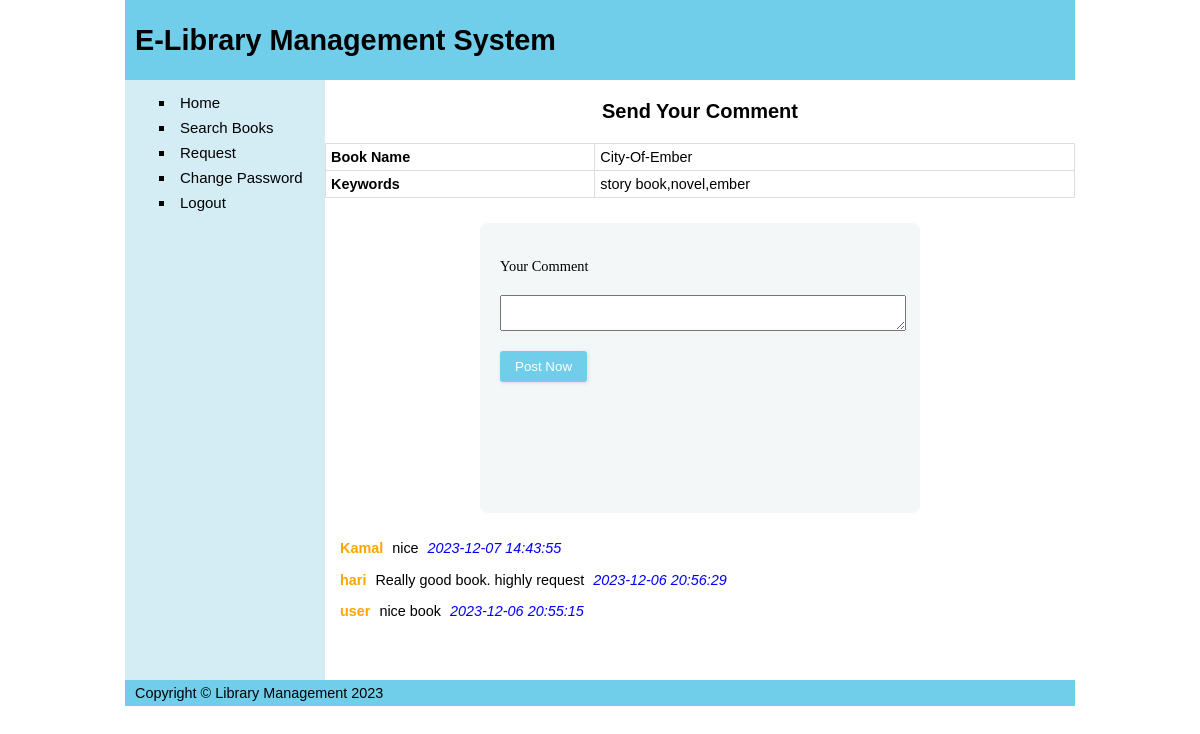
Page /comment.php?id=5 (signed in) on the committed database.
### tables this page shows
CREATE TABLE `book` (
  `BID` int(11) NOT NULL,
  `BTITLE` varchar(150) NOT NULL,
  `KEYWORDS` varchar(150) NOT NULL,
  `FILE` varchar(150) NOT NULL
);

CREATE TABLE `comment` (
  `CID` int(11) NOT NULL,
  `BID` int(11) NOT NULL,
  `SID` int(11) NOT NULL,
  `COMMENT` varchar(150) NOT NULL,
  `LOGS` datetime NOT NULL
);

CREATE TABLE `student` (
  `ID` int(11) NOT NULL,
  `NAME` varchar(150) NOT NULL,
  `PASSWORD` varchar(150) NOT NULL,
  `EMAIL` varchar(150) NOT NULL,
  `DEP` varchar(150) NOT NULL
);

### comment.php (the view, shortened to what this page needs)
<?php
include "database.php";
?>
<!DOCTYPE html>
<html>
    <head>
        <link rel ="stylesheet" type="text/css" href="css/style.css">
        <body>
            <div id = "container">
                <div id = "header">
                    <h1>E-Library Management System</h1>
                </div>
                <div id = "wrapper">
                    <h3 id="heading">Send Your Comment</Details></h3>
                    <?php
                        $sql = "select * from book where BID=".$_GET["id"];
                        $res = $db->query($sql);
                        if($res->num_rows>0)
                        {
                            echo "<table>";
                            $row = $res->fetch_assoc();
                            echo "
                                <tr>
                                    <th>Book Name</th>
                                    <td>{$row["BTITLE"]}</td>
                                </tr>
                                <tr>
                                    <th>Keywords</th>
                                    <td>{$row["KEYWORDS"]}</td>
                                </tr>
                            ";
                            echo "</table>";
                        }
                        else
                        {
                            echo "<p class ='error'> No Books Founted</p>";
                        }
                    ?>
                        <div id ="center">
                        <form action="<?php echo $_SERVER["REQUEST_URI"];?>" method="post">
                            <label>Your Comment</label>
                            <textarea name ="mes" required></textarea>
                            <button type ="submit" name ="submit"> Post Now</button>
                        </form>
                        </div>
                        <?php
                            $sql = "select student.NAME,comment.COMMENT,comment.LOGS from comment inner join student on comment.SID=student.ID where comment.BID={$_GET["id"]} order by comment.CID desc";
                            $res=$db->query($sql);
                            if($res->num_rows>0)
                            {
                                while ($row=$res->fetch_assoc()){
                                    echo "
                                        <p>
                                        <strong>{$row["NAME"]}</strong>
                                        {$row["COMMENT"]}
                                        <i>{$row["LOGS"]}</i>
                                        </p>
                                    ";
                                }
                            }
                            else
                            {
                                echo "<p class ='error'>No Comment Yet....</p>";
                            }
                        ?>
                </div>
                <div id = "navi">
                    <?php
                        include "usersideBar.php"
                        ?>
                </div>
                <div id = "footer">
                    <p>Copyright &copy; Library Management 2023</p>
                </div>
            </div>
        </body>
    </head>
</html>

### css/style.css (style rules this page uses)
html,body { margin: 0; padding: 0; }
body { font: 90% calibri, sans-serif; text-align: center; }
div#header { background-color: #70ceeb; }
div#header h1 { height: 80px; line-height: 80px; margin: 0; padding-left: 10px; }
div#container { height: auto; width: 950px; margin: 0 auto; text-align: left; }
div#wrapper { float: right; width: 750px; }
div#wrapper h3 { font-size: 20px; }
div#wrapper p { line-height: 1.5; text-align: justify; }
div#navi { float: left; height: 600px; width: 200px; background: #d4edf5; }
div#footer { clear:both; width: 100%; background: #70ceeb; }
div#footer p { margin: 0; padding: 5px 10px; }
p { margin: 0 10px 10px; }
#heading { text-align: center; }
#center { height: 250px; width: 400px; margin-left: 100px; max-width: 500px; padding: 10px 30px; background: #f4f7f8; margin: 25px auto; padding: 20px; background: #f4f7f8; border-radius: 8px; font-family: Georgia, "Times New Roman", Times, serif; }
label,input,button,select,textarea { display: block; margin-top: 15px; margin-bottom: 20px; }
form button { border: none; padding: 8px 15px 8px 15px; background: #70ceeb; color: #fff; box-shadow: 1px 1px 4px #DADADA; -moz-box-shadow: 1px 1px 4px #DADADA; -webkit-box-shadow: 1px 1px 4px #DADADA; border-radius: 3px; -webkit-border-radius: 3px; -moz-border-radius: 3px; }
input,select,textarea { width: 100%; }
table { width: 100%; border-collapse: collapse; }
table td, table th { border: 1px solid #ddd; padding: 5px; }
strong { color: orange; padding: 5px; }
i { color: blue; padding:5px; }

### rows in the picture
book: BTITLE "City-Of-Ember", KEYWORDS "story book,novel,ember"
comment: student.NAME "Kamal", COMMENT "nice", LOGS "2023-12-07 14:43:55"
comment: student.NAME "hari", COMMENT "Really good book. highly request", LOGS "2023-12-06 20:56:29"
comment: student.NAME "user", COMMENT "nice book", LOGS "2023-12-06 20:55:15"
